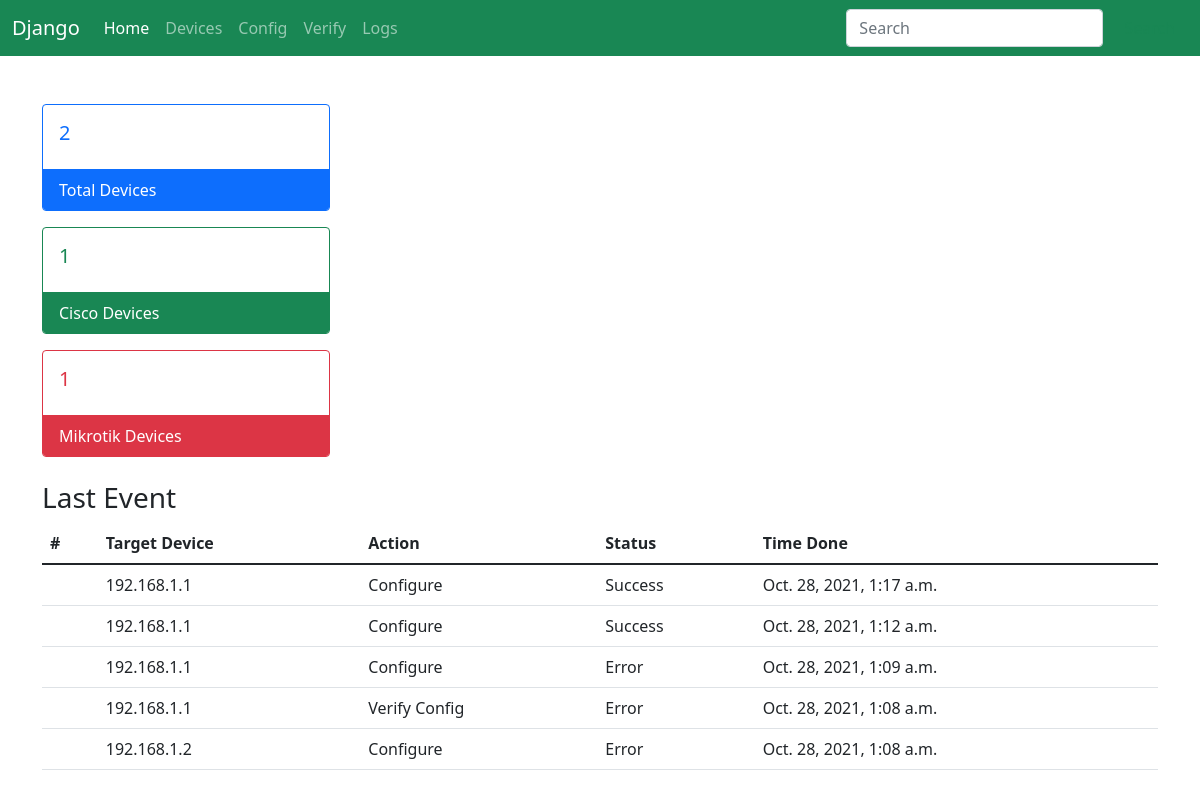
Before: / with the older database file.
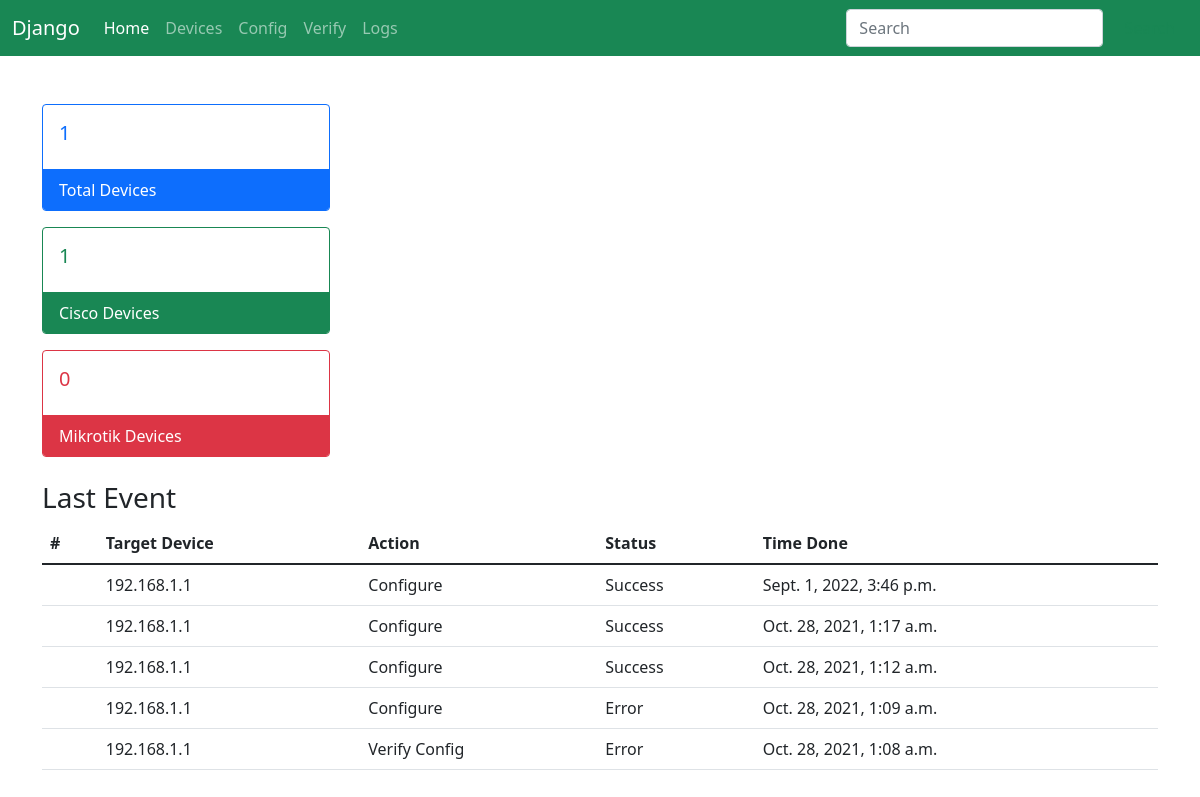
After: the same page with the newer database file.
### network_automation/models.py (models this page shows, shortened)
class Log(models.Model):
    target = models.CharField(max_length=255)
    action = models.CharField(max_length=255)
    status = models.CharField(max_length=255)
    time = models.DateTimeField(null=True)
    messages = models.CharField(max_length=255, blank=True)

### network_automation/views.py (the view)
# urls.py: path('', views.home, name='home'),
def home(request):
    all_device = Device.objects.all()
    cisco_device = Device.objects.filter(vendor='cisco')
    mikrotik_device = Device.objects.filter(vendor='mikrotik')
    last_event = Log.objects.all().order_by('-id')[:5]
    context = {
        'all_device': len(all_device),
        'cisco_device': len(cisco_device),
        'mikrotik_device': len(mikrotik_device),
        'last_event': last_event
    }
    return render(request, 'home.html', context)

### templates/home.html (shortened to what this page needs)
{% extends 'base.html' %}
{% block content %}
<div class="mt-5 card-deck" style="margin:auto;">
    <div class="card border-primary mb-3" style="max-width: 18rem;">
        <div class="card-body text-primary">
        <h5 class="card-title">{{ all_device }}</h5>
        </div>
        <div class="card-footer bg-primary border-primary text-white">Total Devices</div>
    </div>
    <div class="card border-success mb-3" style="max-width: 18rem;">
        <div class="card-body text-success">
        <h5 class="card-title">{{ cisco_device }}</h5>
        </div>
        <div class="card-footer bg-success border-success text-white">Cisco Devices</div>
    </div>
    <div class="card border-danger mb-3" style="max-width: 18rem;">
        <div class="card-body text-danger">
        <h5 class="card-title">{{ mikrotik_device }}</h5>
        </div>
        <div class="card-footer bg-danger border-danger text-white">Mikrotik Devices</div>
    </div>
</div>
<h3 class="mt-4">Last Event</h3>
<table class="table">
    <thead>
        <tr>
            <th>#</th>
            <th>Target Device</th>
            <th>Action</th>
            <th>Status</th>
            <th>Time Done</th>
        </tr>
    </thead>
    <tbody>
        {% for log in last_event %}
        <tr>
            <td></td>
            <td>{{ log.target }}</td>
            <td>{{ log.action }}</td>
            <td>{{ log.status }}</td>
            <td>{{ log.time }}</td>
        </tr>
        {% endfor %}
    </tbody>
</table>
{% endblock content %}

Changed rows visible on the page:
no longer on this page (row unchanged): Log: target "192.168.1.2", action "Configure", status "Error", time "Oct. 28, 2021, 1:08 a.m."
added Log: target "192.168.1.1", action "Configure", status "Success", time "Sept. 1, 2022, 3:46 p.m."
Other visible differences:
{{ all_device }}: "2" → "1"
{{ mikrotik_device }}: "1" → "0"
